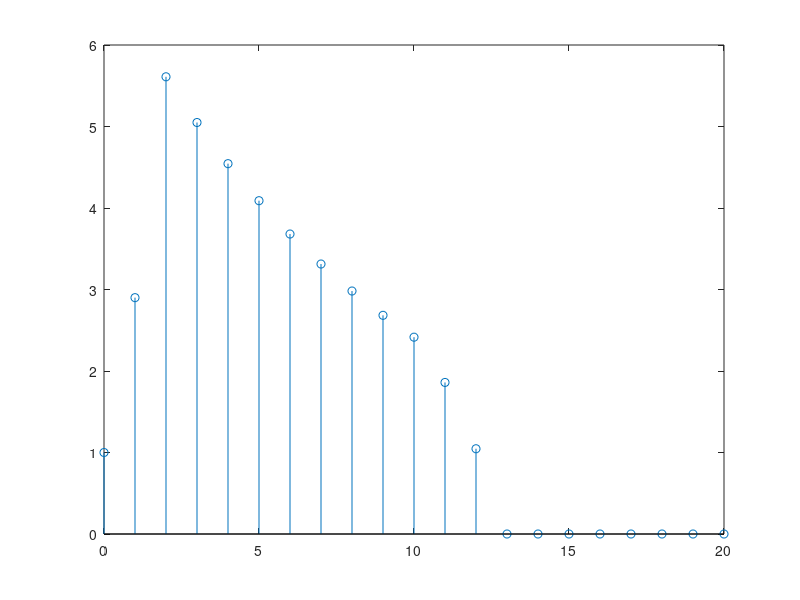

This figure's MATLAB source:

n=0:10;
y=[1 3 6 5 3];
x=[1 2 3 0 0 0 0 0 0 0 0];
h2=0.9.^n;

y1=conv(x,h2);
n=0:length(y1)-1;
length(n)
length(y1)
stem(n,y1);